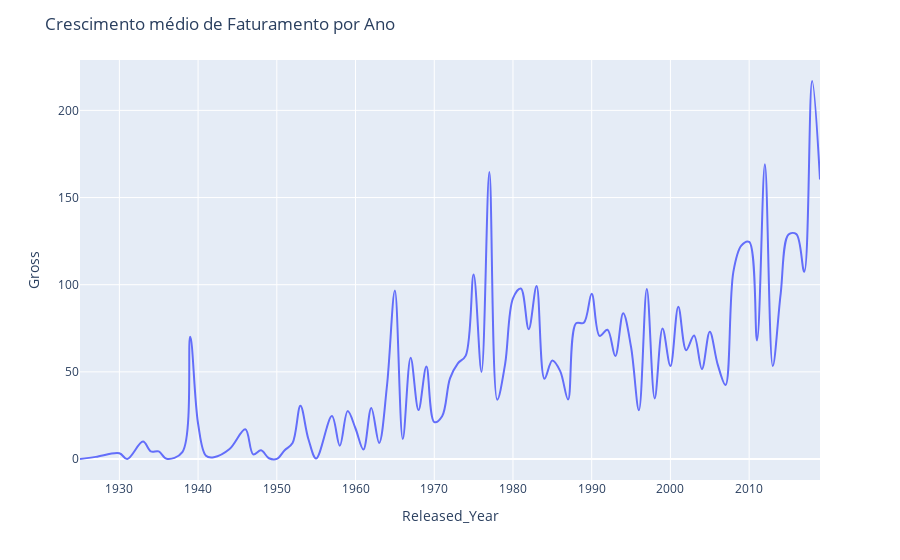

This figure's notebook cell:
### Code cell
#year vs Gross Revenue
fig = px.line(movie[['Released_Year','Gross']].groupby('Released_Year').mean().reset_index(), x='Released_Year', y='Gross',
              line_shape='spline')
fig.update_layout(title='Crescimento médio de Faturamento por Ano')
fig.show()

### Figure 1 — Plotly figure (JSON) as saved in the notebook; plotly's stock layout.template omitted (floating-point values rounded to 4 significant figures)
{"data": [{"hovertemplate": "Released_Year=%{x}<br>Gross=%{y}<extra></extra>", "legendgroup": "", "line": {"color": "#636efa", "dash": "solid", "shape": "spline"}, "marker": {"symbol": "circle"}, "mode": "lines", "name": "", "orientation": "v", "showlegend": false, "type": "scatter", "x": [1925, 1927, 1930, 1931, 1933, 1934, 1935, 1936, 1938, 1939, 1940, 1941, 1942, 1944, 1946, 1947, 1948, 1949, 1950, 1951, 1952, 1953, 1954, 1955, 1957, 1958, 1959, 1960, 1961, 1962, 1963, 1964, 1965, 1966, 1967, 1968, 1969, 1970, 1971, 1972, 1973, 1974, 1975, 1976, 1977, 1978, 1979, 1980, 1981, 1982, 1983, 1984, 1985, 1986, 1987, 1988, 1989, 1990, 1991, 1992, 1993, 1994, 1995, 1996, 1997, 1998, 1999, 2000, 2001, 2002, 2003, 2004, 2005, 2006, 2007, 2008, 2009, 2010, 2011, 2012, 2013, 2014, 2015, 2016, 2017, 2018, 2019], "xaxis": "x", "y": [0.05097, 1.236, 3.27, 0.01918, 10, 4.36, 4.36, 0.1632, 3.981, 70.12, 20.26, 1.847, 1.025, 5.72, 17.06, 2.65, 5.014, 0.4492, 0.05337, 5.034, 9.135, 30.5, 11.66, 0.3556, 24.63, 7.669, 27.48, 17.51, 5.45, 29.32, 9.257, 42.32, 96.65, 11.5, 58.13, 28.06, 53.05, 21.21, 24.58, 46.25, 54.88, 59.3, 105.8, 49.96, 164.7, 34.02, 54.45, 92.22, 97.85, 74.44, 99.21, 46.09, 56.47, 50.42, 34.13, 77.82, 78.14, 94.79, 70.66, 74.12, 59.08, 83.61, 64.24, 28.01, 97.54, 34.79, 74.87, 53.34, 87.4, 62.44, 70.81, 51.62, 73.07, 54.31, 42.51, 107.5, 122.4, 124.5, 68.02, 169.1, 53.38, 94.62, 128.8, 129.0, 107.4, 216.8, 160.4], "yaxis": "y"}], "layout": {"legend": {"tracegroupgap": 0}, "margin": {"t": 60}, "title": {"text": "Crescimento médio de Faturamento por Ano"}, "xaxis": {"anchor": "y", "domain": [0, 1], "title": {"text": "Released_Year"}}, "yaxis": {"anchor": "x", "domain": [0, 1], "title": {"text": "Gross"}}}}
